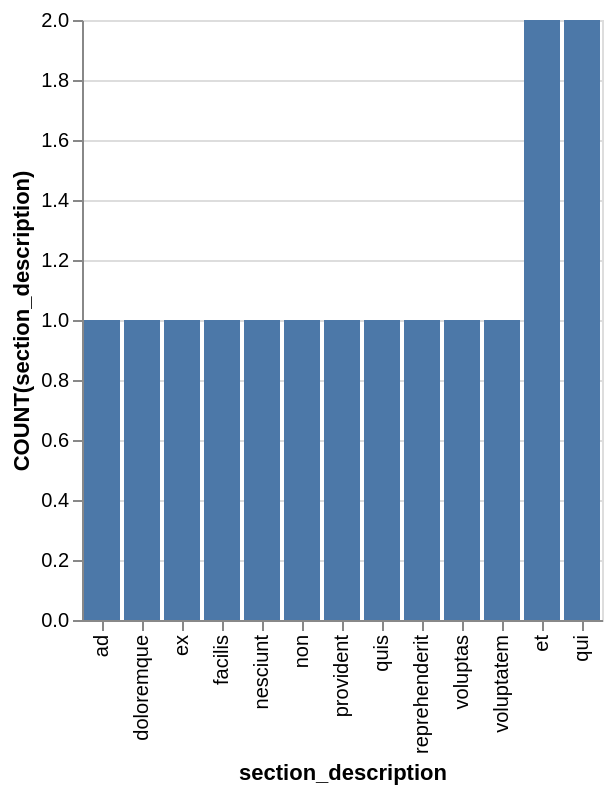

Source (Vega-Lite JSON):
### Vega-Lite specification from a JSON file in a GitHub repository (floating-point values rounded to 4 significant figures)
{"data": {"values": [{"x_data": "ad", "y_data": 1}, {"x_data": "doloremque", "y_data": 1}, {"x_data": "ex", "y_data": 1}, {"x_data": "facilis", "y_data": 1}, {"x_data": "nesciunt", "y_data": 1}, {"x_data": "non", "y_data": 1}, {"x_data": "provident", "y_data": 1}, {"x_data": "quis", "y_data": 1}, {"x_data": "reprehenderit", "y_data": 1}, {"x_data": "voluptas", "y_data": 1}, {"x_data": "voluptatem", "y_data": 1}, {"x_data": "et", "y_data": 2}, {"x_data": "qui", "y_data": 2}]}, "mark": "bar", "encoding": {"x": {"field": "x_data", "type": "nominal", "title": "section_description", "sort": {"op": "sum", "field": "y_data", "order": "ascending"}}, "y": {"field": "y_data", "type": "quantitative", "title": "COUNT(section_description)"}}}
